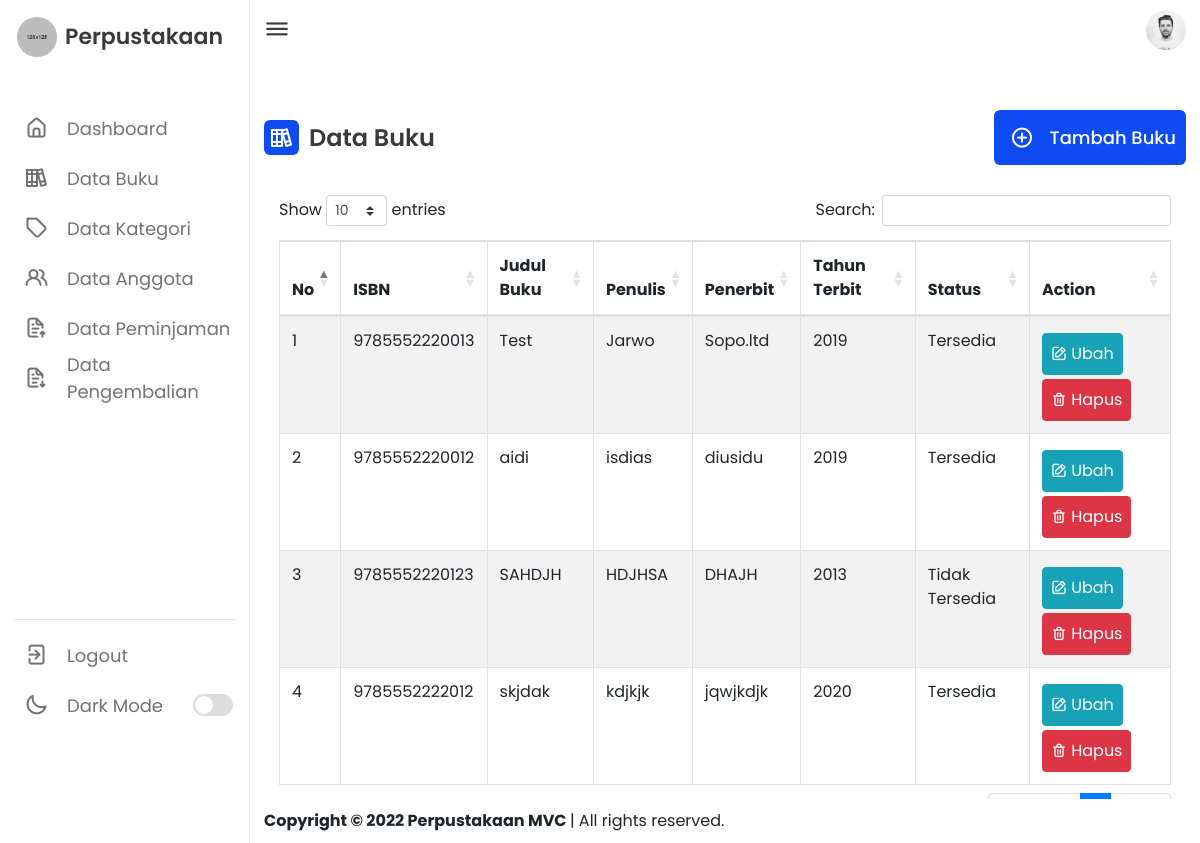
The app's page /index.php/buku, older data.
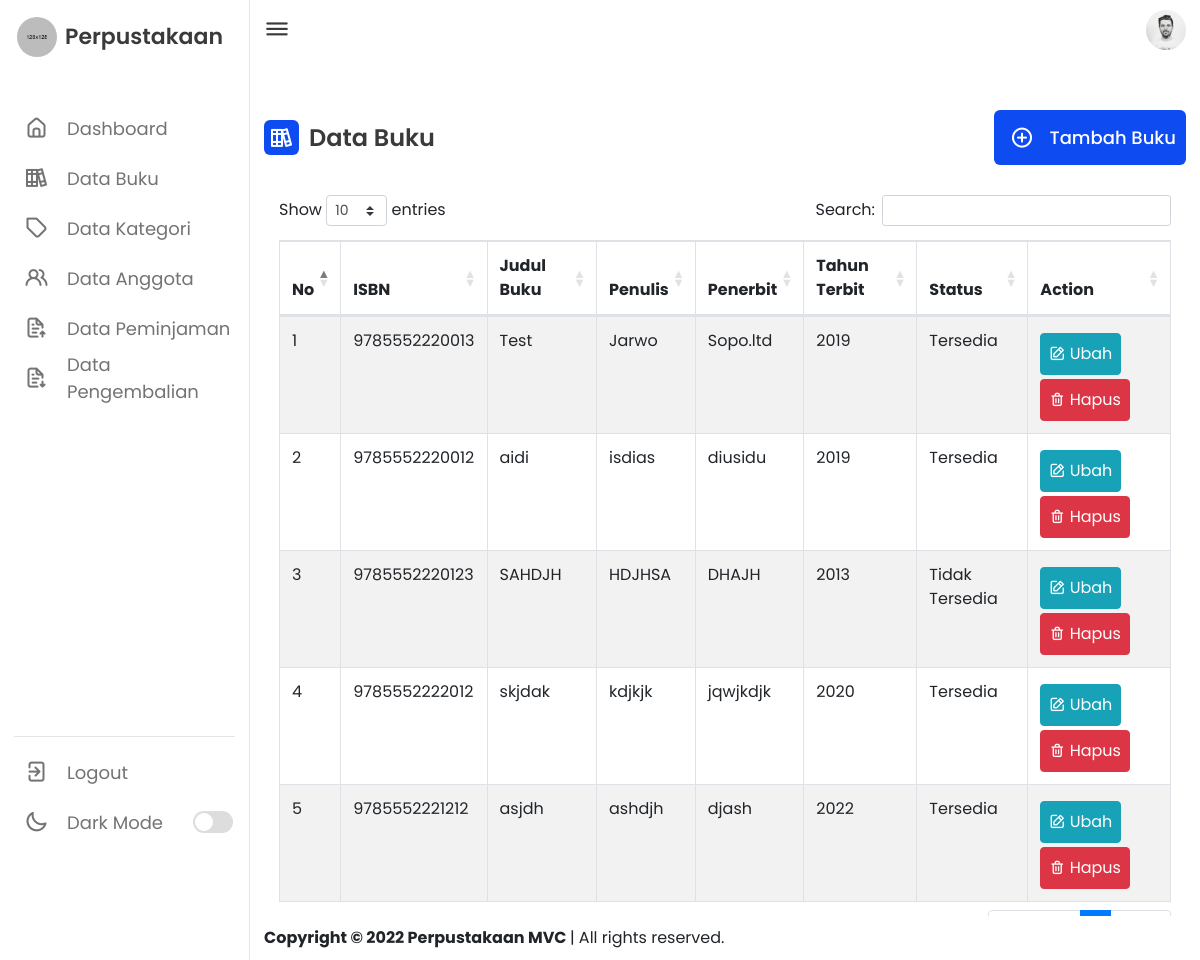
The same page, newer data.
### tables this page shows
CREATE TABLE `buku` (
  `id_buku` int(11) NOT NULL,
  `judul_buku` varchar(255) NOT NULL,
  `id_kategori` int(11) NOT NULL,
  `isbn` varchar(255) NOT NULL,
  `penulis` varchar(255) NOT NULL,
  `penerbit` varchar(255) NOT NULL,
  `tahun_buku` varchar(128) NOT NULL,
  `sampul` varchar(255) NOT NULL DEFAULT 'buku.png',
  `lampiran` varchar(255) NOT NULL DEFAULT 'buku.pdf',
  `keterangan` text NOT NULL,
  `tgl_masuk` datetime NOT NULL DEFAULT current_timestamp(),
  `status` int(11) NOT NULL DEFAULT 1,
  `is_deleted` int(11) NOT NULL DEFAULT 0
);

### application/controllers/Buku.php (called while the page is built, shortened)
<?php
class Buku extends CI_Controller
{
	public function __construct()
	{
        $this->load->model('Buku_model');
        $this->load->model('Kategori_model');
        $this->load->library('form_validation');
	}
    public function index()
    {
        $data['buku'] = $this->Buku_model->getAllBuku();
        $this->load->view('panel/dash_header');
        $this->load->view('panel/dash_sidebar');
        $this->load->view('page/buku/buku', $data);
        $this->load->view('panel/dash_footer');
    }
}
?>

### index.php (called while the page is built, shortened)
<?php
require_once BASEPATH.'core/CodeIgniter.php';

### application/models/Buku_model.php (called while the page is built, shortened)
<?php
class Buku_model extends CI_Model
{
    public function getAllBuku()
    {
        return $this->db->get_where('buku', ['is_deleted' => 0])->result_array();
    }
}

### application/views/page/buku/buku.php (the view, shortened to what this page needs)
<div class="dash-content">
    <div class="activity">
        <div class="wrap">
            <div class="title">
                <i class="uil uil-books"></i>
                <span class="text">Data Buku</span>
            </div>
            <div class="add-btn">
                <i class="uil uil-plus-circle"></i>
                <a href="<?= base_url('buku/add_buku'); ?>" class="btn-add">Tambah Buku</a>
            </div>
        </div>
        <div class="col-lg-12 col-md-6">
            <table id="tb_buku" class="table table-striped table-bordered" style="width:100%">
                <thead>
                    <tr>
                        <th>No</th>
                        <th>ISBN</th>
                        <th>Judul Buku</th>
                        <th>Penulis</th>
                        <th>Penerbit</th>
                        <th>Tahun Terbit</th>
                        <th>Status</th>
                        <th>Action</th>
                    </tr>
                </thead>
                <tbody>
                <?php $no = 1;
                    foreach ($buku as $row) { ?>
                    <tr>
                        <td><?= $no++; ?></td>
                        <td><?= $row['isbn']; ?></td>
                        <td><?= $row['judul_buku']; ?></td>
                        <td><?= $row['penulis']; ?></td>
                        <td><?= $row['penerbit']; ?></td>
                        <td><?= $row['tahun_buku']; ?></td>
                        <td><?php if($row['status'] == 1)
                            { echo "Tersedia"; }
                            else
                            { echo "Tidak Tersedia"; }?>
                        </td>
                        <td>
                            <a href="<?= base_url('buku/edit_buku/') . $row['id_buku']; ?>" class="btn btn-info p-2 mt-1">
                                <i class="uil uil-edit"></i> Ubah
                            </a>
                            <a href="<?= base_url('buku/delete_buku/') . $row['id_buku']; ?>" class="btn btn-danger p-2 mt-1" onclick="return confirm('Anda yakin akan menghapus buku ini ?')">
                                <i class="uil uil-trash-alt"></i> Hapus
                            </a>
                        </td>
                    </tr>
                    <?php } ?>
                </tbody>
            </table>
        </div>
    </div>
</div>

Row changes from the older to the newer data that the page shows:
added buku: isbn "9785552221212", judul_buku "asjdh", penulis "ashdjh", penerbit "djash", tahun_buku "2022", status "Tersedia"
